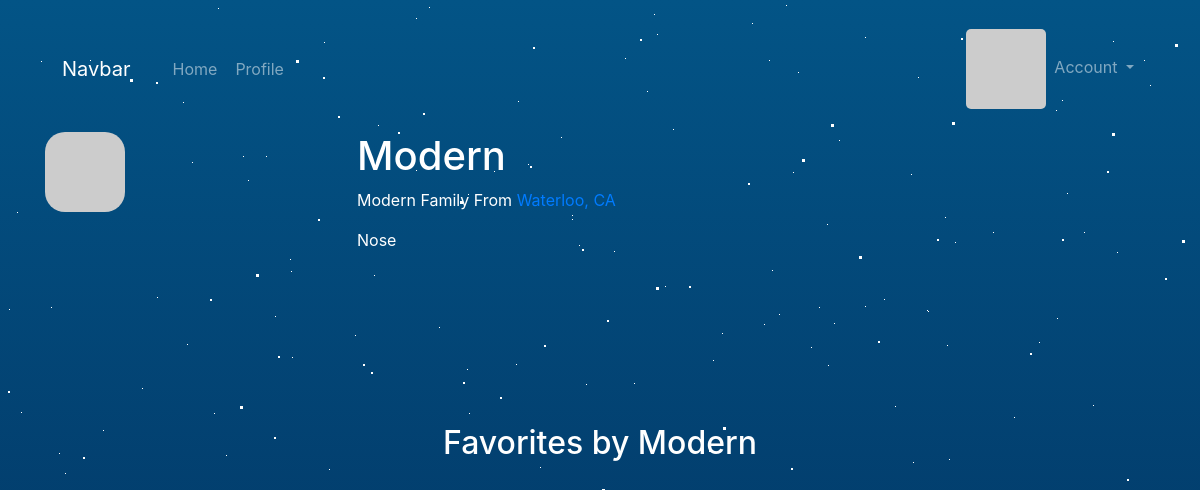
The page /user/Modern (signed in) on the database its author committed.
### app/models.py (models this page shows, shortened)
class User(db.Model, UserMixin):
    id = db.Column(db.Integer, primary_key=True)
    username = db.Column(db.String(20), unique=True, nullable=True)
    email = db.Column(db.String(120), unique=True, nullable=False)
    password_hash = db.Column(db.String(128))
    image_profile = db.Column(db.String(20), unique=False, default='default.jpg')
    name = db.Column(db.String(64))
    location = db.Column(db.String(64))
    about_me = db.Column(db.Text())
    avatar_hash = db.Column(db.String(32))
    def gravatar(self, size=100, default='identicon', rating='g'):
        url = 'https://secure.gravatar.com/avatar'
        hash = self.avatar_hash or self.gravatar_hash()
        return '{url}/{hash}?s={size}&d={default}&r={rating}'.format(url=url, hash=hash, size=size, default=default, rating=rating)
    @property
    def password(self):
        raise AttributeError('password is not a readable attribute')

### app/main/views.py (the view)
@main.route('/user/<username>')
def user(username):
    user = User.query.filter_by(username=username).first()
    if user is None:
        return render_template('errorHandlers/404.html')
    return render_template('profile.html', user=user)

### app/models.py (called while the page is built)
@login_manager.user_loader
def load_user(user_id):
    return User.query.get(int(user_id))

### app/templates/profile.html (shortened to what this page needs)
{% extends "base.html" %}
{% import "_macros.html" as macros %}
{% block page_content %}
<div class="page-header" >
    <div class="container" style="color: white;">
        <img class="img-rounded profile-thumbnail" src="{{ user.gravatar(size=256) }}" style="border-radius: 20px;">
        <div class="profile-header" style="display: inline-block;">
            <div style="margin-left: 2em; display: flexbox;">
                <h1>{{ user.username }}</h1>
                {% if user.name or user.location %}
                <p>
                    {% if user.name %}{{ user.name }}{% endif %}
                    {% if user.location %}
                        From <a href="http://maps.google.com/?q={{ user.location }}">
                            {{ user.location }}
                        </a>
                    {% endif %}
                </p>
                {% endif %}
                {% if user.about_me %}<p>{{ user.about_me }}</p>{% endif %}
        </div>
    </div>
</div>
<div class="container" style="margin-top: 2em;">
    <h2 style="color: white; display: flex; justify-content: center;">Favorites by {{ user.username }}</h2>
</div>
{% endblock %}

### app/static/css/styles.css (style rules this page uses)
body { background: linear-gradient(#035486,#010029); overflow: hidden; }
.profile-thumbnail { position: absolute; }
.profile-header { min-height: 260px; margin-left: 280px; }

### rows shown on the page
User: username "Modern", name "Modern Family", location "Waterloo, CA", about_me "Nose"
